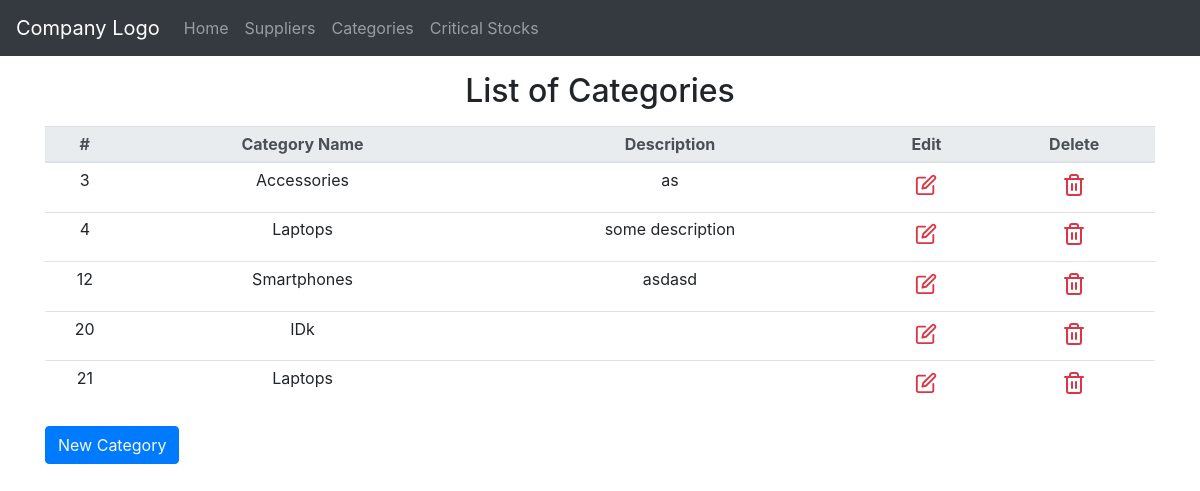
Before: /categories/index.php with the older database file.
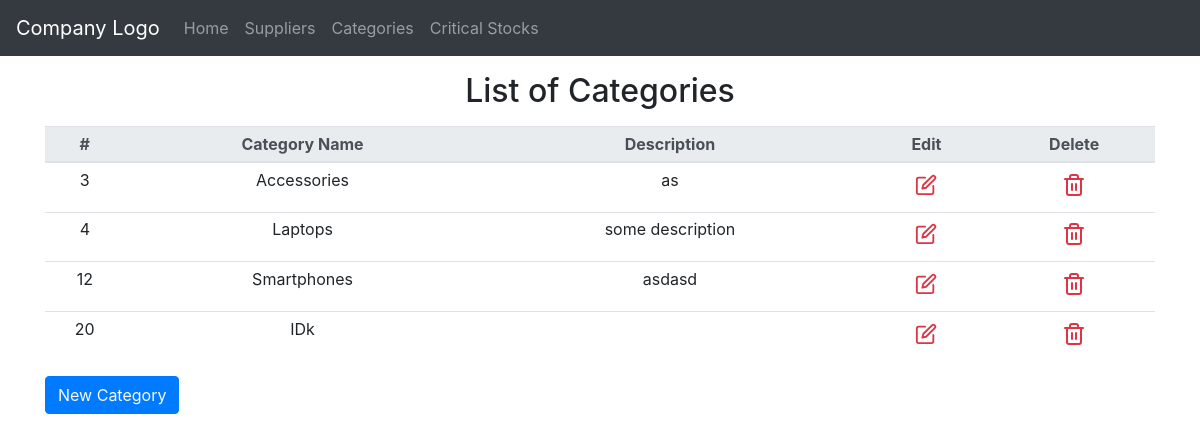
After: the same page with the newer database file.
### tables this page shows
CREATE TABLE `categories` (
  `Id` int(11) NOT NULL,
  `CategoryName` varchar(255) NOT NULL,
  `Description` varchar(255) DEFAULT NULL
);

### private/functions.php (called while the page is built, shortened)
<?php
function url_for($script_path) {
  if($script_path[0] != '/') {
    $script_path = "/" . $script_path;
  }
  return WWW_ROOT . $script_path;
}
function h($string="") {
  return htmlspecialchars($string);
}
?>

### private/query_functions.php (called while the page is built, shortened)
<?php
    function find_all_categories($search = null, $options=[]) {
    global $db;
    $sql = "SELECT * FROM categories ";
    $sql .= "ORDER BY Id ASC";
    $result = mysqli_query($db, $sql);
    return $result;
  }
?>

### public/categories/index.php (the view, shortened to what this page needs)
<?php
    $category_list = find_all_categories();
?>
<?php require('../../private/shared/public_header.php');?>
<?php require('../../private/shared/public_navigation.php');?>
  	<div class="container">
      	<h2 class="my-3  text-center">List of Categories</h2>
    <table class="mx-auto table table-sm table-hover table-responsive-sm text-center" id="cat_table">
    	<thead class="thead-light">
    		<tr>
    			<th>#</th>
    			<th>Category Name</th>
	    		<th>Description</th>
	    		<th>Edit</th>
	    		<th>Delete</th>
    		</tr>
    	</thead>
    	<tbody>
    	    <?php if (mysqli_num_rows($category_list)>0){
    	    	while($category = mysqli_fetch_assoc($category_list)) { ?>
    		<tr>
    			<td><?php echo h($category['Id']); ?></td>
    			<td><?php echo h($category['CategoryName']); ?></td>
    			<td><?php echo h($category['Description']); ?></td>
	    		<td><a class="btn btn-sm bg-transparent text-danger editCategory" data-target="#editCategoryModal"><i data-feather="edit" width="22" heigth="22" ></i></a></td>
    			<td><a class="btn btn-sm bg-transparent text-danger deleteCategory" data-target="#deleteCategoryModal"><i data-feather="trash-2"></i></a></td>
    		</tr>
    		<?php }}else{ ?>
    			<tr><td colspan="7" align="center">No Records Found</td></tr>
    		<?php }?>
    	</tbody>
    </table>
    <a class="btn btn-primary text-light mb-3" data-toggle="modal" data-target="#newCategoryModal" >New Category</a>
    </div>
</body>
</html>

### private/shared/public_header.php (shortened to what this page needs)
<!doctype html>
<html lang="en">
  <head>
    <link rel="stylesheet" href="https://maxcdn.bootstrapcdn.com/bootstrap/4.0.0/css/bootstrap.min.css">
    <link rel="stylesheet" href="../resources/css/suppliers.css">

### private/shared/public_navigation.php (shortened to what this page needs)
</head>
 <body>
 <header>
    <nav class="navbar navbar-expand-lg bg-dark navbar-dark">
      <a class="navbar-brand" href="#">Company Logo</a>
      <div class="collapse navbar-collapse" id="navbar_sm">
        <div class="navbar-nav">
          <a class="nav-item nav-link" href="<?php echo url_for('index.php')?>">Home</a>
          <a class="nav-item nav-link" href="<?php echo url_for('suppliers/index.php')?>">Suppliers</a>
          <a class="nav-item nav-link" href="<?php echo url_for('categories/index.php')?>">Categories</a>
          <a class="nav-item nav-link" href="<?php echo url_for('critical_stocks/index.php')?>">Critical Stocks</a>
        </div>
      </div>
    </nav>
</header>

### public/resources/css/suppliers.css (style rules this page uses)
.btn { box-shadow: none !important; }

Changed rows visible on the page:
removed categories: Id "21", CategoryName "Laptops"
